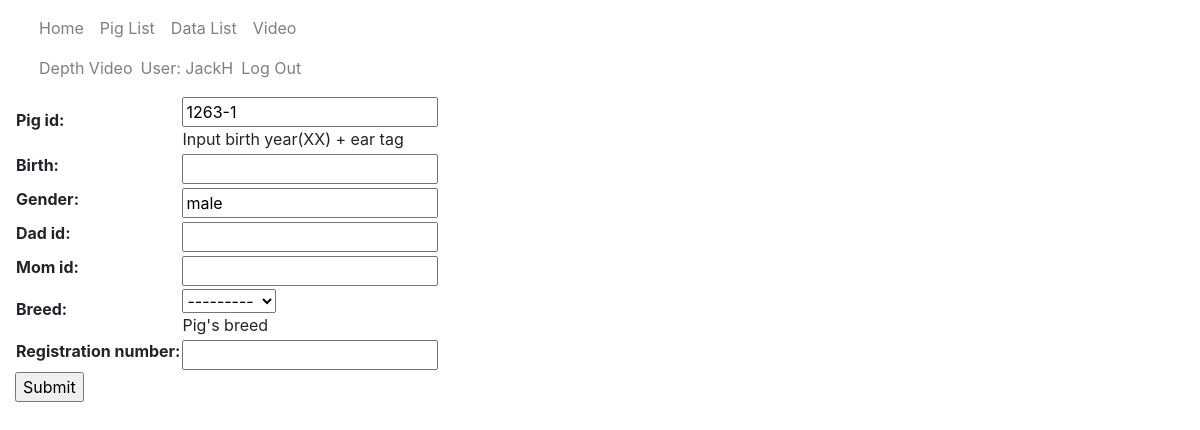
The page /catalog/pig/1263-1/update/ (signed in) on the database as committed earlier.
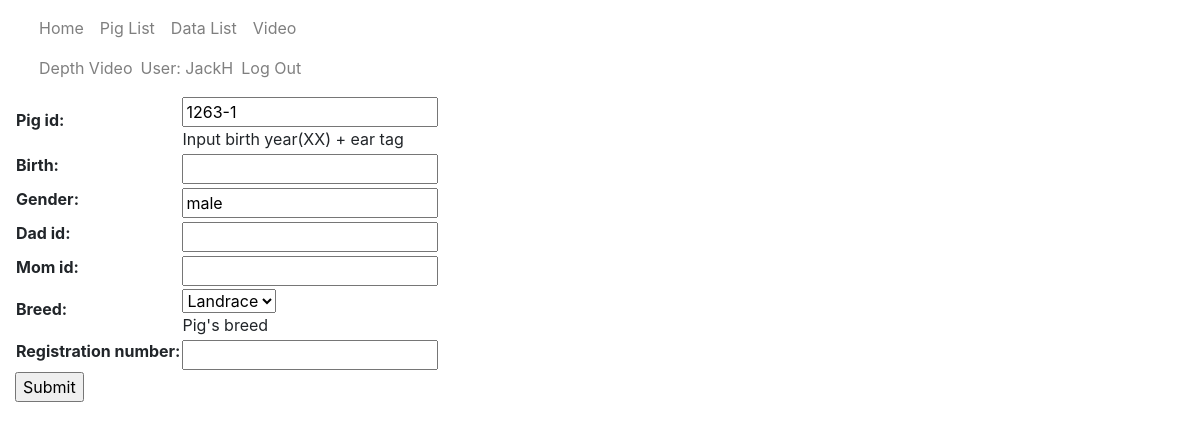
The same page on the database as committed later.
### catalog/models.py (models this page shows, shortened)
class Pig(models.Model):
    pig_id = models.CharField(max_length=20,primary_key=True, help_text='Input birth year(XX) + ear tag')
    birth = models.DateField(null=True, blank=True)
    gender = models.CharField(max_length=100,null=True, blank=True)
    dad_id = models.CharField(max_length=100,null=True, blank=True)
    mom_id = models.CharField(max_length=100,null=True, blank=True)
    breed_choice = [
        ('L', 'Landrace'),
        ('Y', 'Yorkshire'),
        ('D', 'Duroc'),
    ]
    breed = models.CharField(max_length=10, choices = breed_choice, help_text='Pig\'s breed')
    registration_number = models.CharField(max_length=6, null = True, blank=True)

### catalog/views.py (the view)
# urls.py: path('pig/<str:pk>/update/', views.PigUpdate.as_view(), name='pig-update'),
class PigUpdate(Update_with_historyView):
    model = Pig
    history_model = Pig_history
    fields = ['pig_id','birth','gender','dad_id', 'mom_id', 'breed', 'registration_number']

### catalog/templates/catalog/pig_form.html (shortened to what this page needs)
{% extends "base_generic.html" %}
{% block content %}
<form action="" method="post">
    <table>
    {{ form.as_table }}
    </table>
    <input type="submit" value="Submit" />
</form>
{% endblock %}

Rows that differ between the two databases and show on the page:
changed Pig "male": breed "---------" → "Landrace"
